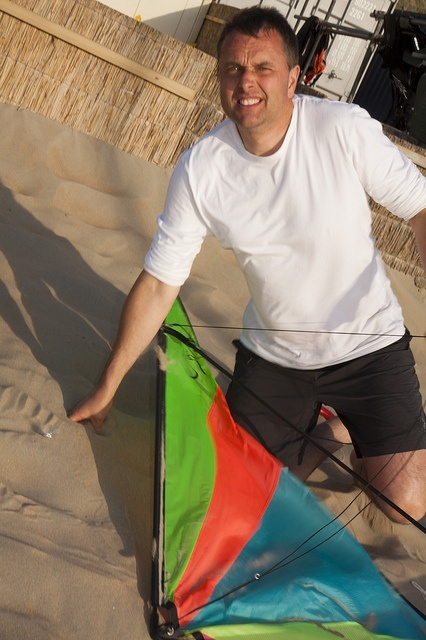
#> input picture image/01_detection_kite.jpg, 426 x 640 px
$ python -i select_quality.py   (imports and definitions only)
#> lines starting #> are read from the running program, lines starting #| are printed output that depends on the picture
#!/usr/bin/env python3
"""Select a high-quality, diverse, prompt-aligned LA calibration bundle.

The selector is intentionally conservative: it rejects geometry/schema issues,
low-information images, prompt/target mismatches, OCR label loss, and layout
truncation before applying deterministic diversity-aware sampling.
"""

from __future__ import annotations

import argparse
import hashlib
import json
import math
import re
import shutil
import sys
import time
from collections import Counter, defaultdict
from pathlib import Path
from typing import Any

from PIL import Image


# [10 lines left out: functions normalize_phrase, normalize_response_refs, not called in this run]


class Progress:
    """Dependency-free progress reporter for local and CI runs."""

    # [18 lines left out: functions __init__, update, not called in this run]


TASKS = ("detection", "gui", "referring", "ocr", "layout", "pointing")
BOX_RE = re.compile(r"<box>((?:<\d+>){2}|(?:<\d+>){4})</box>")
COORD_RE = re.compile(r"<(\d+)>")
REF_RE = re.compile(r"<ref>(.*?)</ref>")


# [31 lines left out: functions read_jsonl, excluded_image_sha256, sha256_file, stable_key, not called in this run]


def dhash(image: Image.Image) -> int:
    pixels = image.convert("L").resize((9, 8), Image.Resampling.LANCZOS)
    values = list(pixels.getdata())
    value = 0
    for y in range(8):
        for x in range(8):
            value = (value << 1) | int(values[y * 9 + x + 1] > values[y * 9 + x])
    return value


def hamming(left: int, right: int) -> int:
    return (left ^ right).bit_count()


def image_quality(path: Path) -> dict[str, float]:
#> called with path = '../../../../image/01_detection_kite.jpg'
    with Image.open(path) as source:
#> source is the input picture: PIL image 426x640 RGB; mean R, G, B 136.9, 121.7, 101.1
        image = source.convert("L")
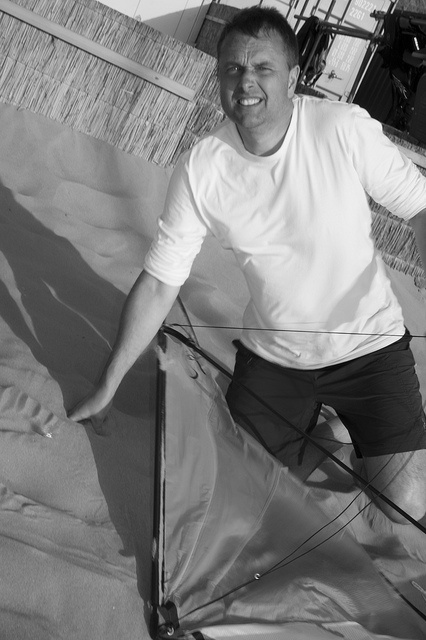
#> image: PIL image 426x640 L; min 0, max 254, mean 123.9
        width, height = image.size
#> width = 426; height = 640
        small = image.resize((128, 128), Image.Resampling.BILINEAR)
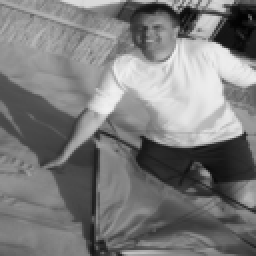
#> small: PIL image 128x128 L (shown 2 times larger); min 1, max 241, mean 123.9
        values = list(small.getdata())
#> values = 16384 values, max 241 at index 6965, min 1 at index 1272, mean 123.9
    mean = sum(values) / len(values)
#> mean = 123.9
    variance = sum((value - mean) ** 2 for value in values) / len(values)
#> variance = 3125.8
    histogram = Counter(values)
#> histogram = 241 items
    entropy = -sum(
        (count / len(values)) * math.log2(count / len(values))
        for count in histogram.values()
        if count
    )
#> entropy = 7.62
    gradient = sum(
        abs(values[y * 128 + x + 1] - values[y * 128 + x])
        for y in range(128)
        for x in range(127)
    ) / (128 * 127)
#> gradient = 7.41
    return {
        "width": float(width),
        "height": float(height),
        "short_side": float(min(width, height)),
        "aspect_ratio": float(max(width / height, height / width)),
        "gray_std": math.sqrt(variance),
        "entropy": entropy,
        "gradient_mean": gradient,
        "dhash": float(dhash(image)),
    }
#> in dhash, `values = list(pixels.getdata())`: values = 72 values, max 231 at index 33, min 17 at index 8, mean 123.2
#> after the loop in dhash, `for y in range(8):`: value = 12586636185003209620


# [6 lines left out: function geometries, not called in this run]


def refs(response: str) -> list[str]:
    return [value.strip() for value in REF_RE.findall(response) if value.strip()]


# [310 lines left out: functions response_valid, canonical_prompt, diversity_key, select_diverse, resolve_image, main, not called in this run]


# [2 lines not run here, left out]

>>> result = image_quality('../../../../image/01_detection_kite.jpg')
#> result = {'width': 426, 'height': 640, 'short_side': 426, 'aspect_ratio': 1.5, 'gray_std': 55.91, 'entropy': 7.62, 'gradient_mean': 7.41, 'dhash': 1.26e+19}

$ run again, on image/03_referring_graduation.jpg
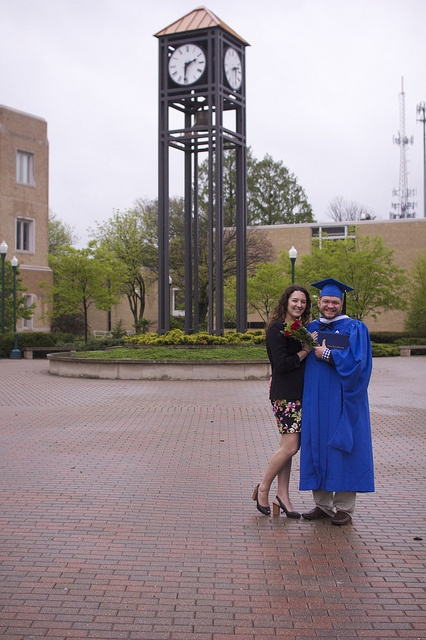
#> input picture image/03_referring_graduation.jpg, 426 x 640 px
#> in image_quality, source is the input picture: PIL image 426x640 RGB; mean R, G, B 152, 142, 145.1
#> in image_quality, `image = source.convert("L")`:
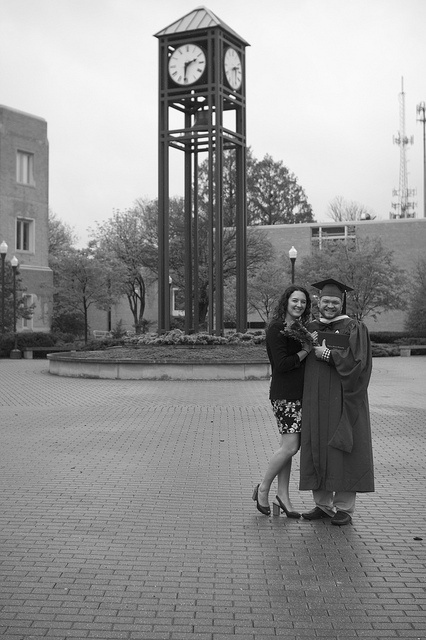
#> image: PIL image 426x640 L; min 1, max 254, mean 145.3
#> in image_quality, `small = image.resize((128, 128), Image.Resampling.BILINEAR)`:
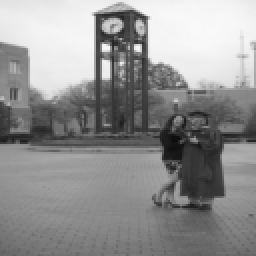
#> small: PIL image 128x128 L (shown 2 times larger); min 12, max 249, mean 145.3
#> in image_quality, `values = list(small.getdata())`: values = 16384 values, max 249 at index 1630, min 12 at index 8790, mean 145.3
#> mean = 145.3
#> variance = 3846.5
#> histogram = 238 items
#> entropy = 7.3
#> gradient = 6.46
#> in dhash, `values = list(pixels.getdata())`: values = 72 values, max 255 at index 11, min 39 at index 42, mean 145.5
#> after the loop in dhash, `for y in range(8):`: value = 5534024598763590595
#> result = {'width': 426, 'height': 640, 'short_side': 426, 'aspect_ratio': 1.5, 'gray_std': 62.02, 'entropy': 7.3, 'gradient_mean': 6.46, 'dhash': 5.53e+18}

$ run again, on image/04_ocr_scrapbook.jpg
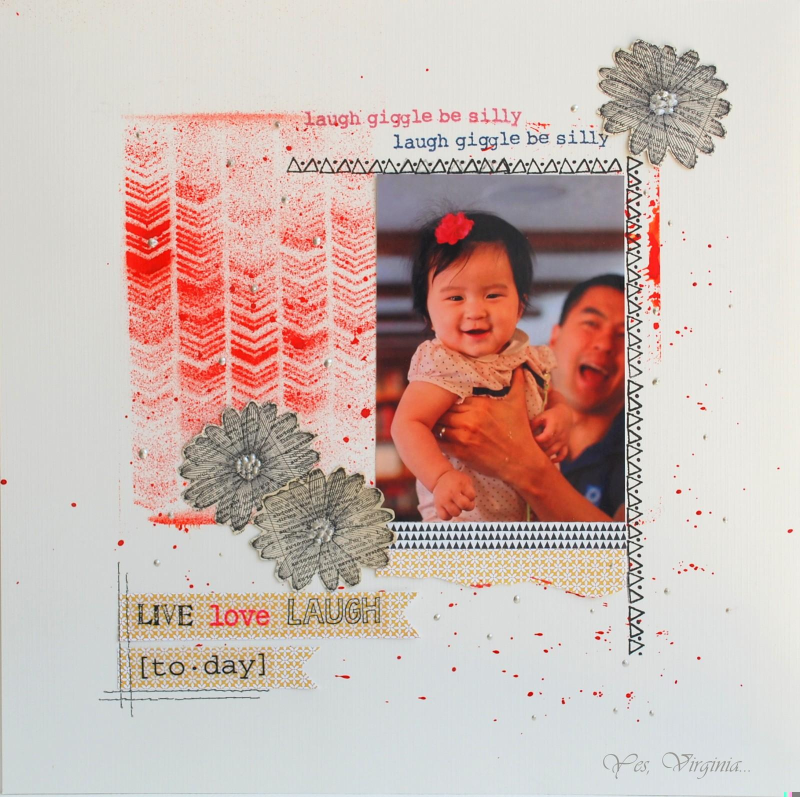
#> input picture image/04_ocr_scrapbook.jpg, 1600 x 1594 px (shown at 1/2 size)
#> in image_quality, source is the input picture: PIL image 1600x1594 RGB; mean R, G, B 205.1, 185.2, 178.8
#> in image_quality, `image = source.convert("L")`:
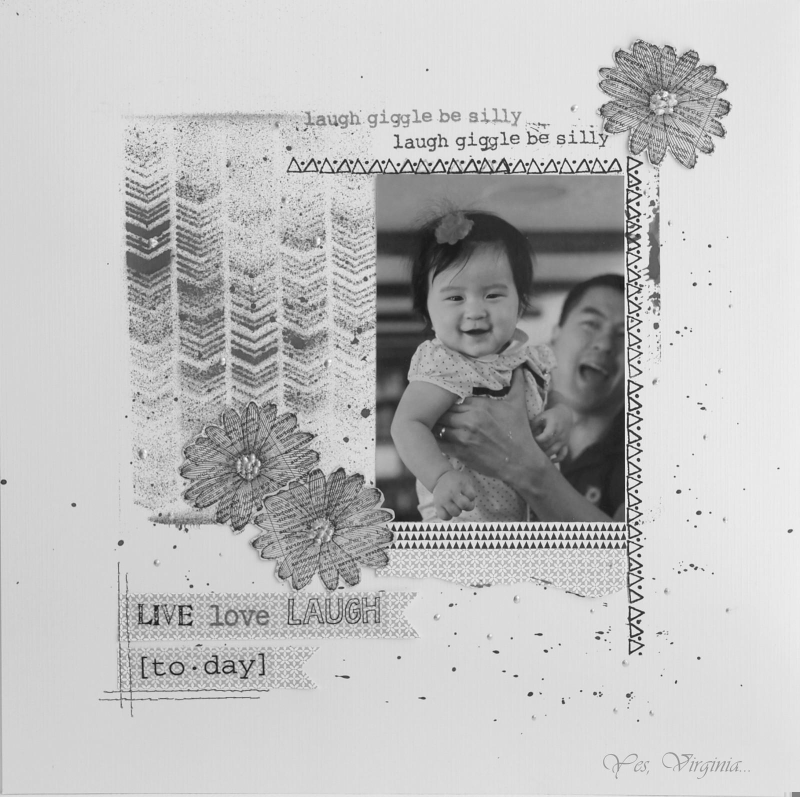
#> image: PIL image 1600x1594 L (shown at 1/2 size); min 13, max 255, mean 190.4
#> in image_quality, `small = image.resize((128, 128), Image.Resampling.BILINEAR)`:
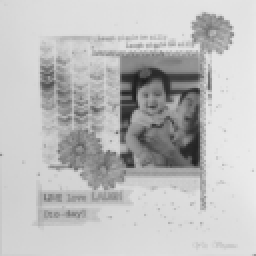
#> small: PIL image 128x128 L (shown 2 times larger); min 29, max 236, mean 190.4
#> in image_quality, `values = list(small.getdata())`: values = 16384 values, max 236 at index 8063, min 29 at index 5192, mean 190.4
#> mean = 190.4
#> variance = 1924.9
#> histogram = 208 items
#> entropy = 6.71
#> gradient = 5.86
#> in dhash, `values = list(pixels.getdata())`: values = 72 values, max 239 at index 44, min 79 at index 42, mean 190.5
#> after the loop in dhash, `for y in range(8):`: value = 13341112537381026099
#> result = {'width': 1600, 'height': 1594, 'short_side': 1594, 'aspect_ratio': 1, 'gray_std': 43.87, 'entropy': 6.71, 'gradient_mean': 5.86, 'dhash': 1.33e+19}
